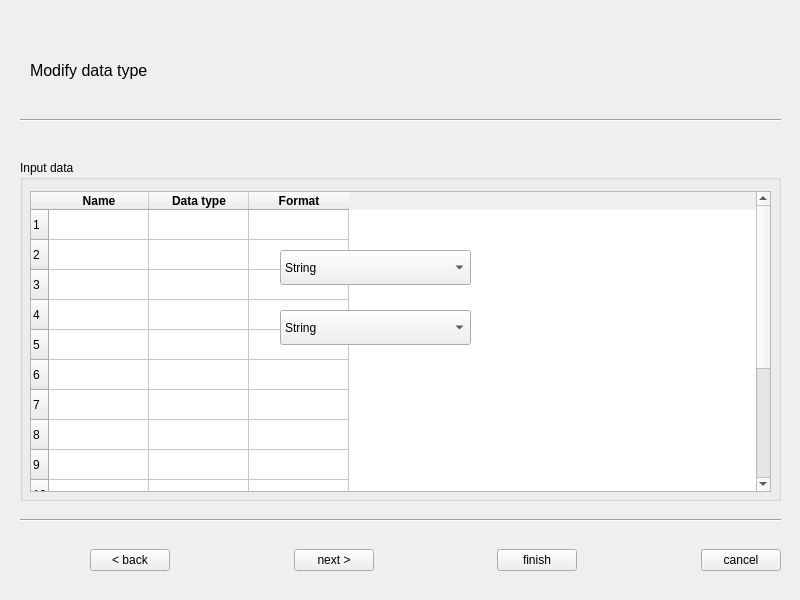
<?xml version="1.0" encoding="UTF-8"?>
<ui version="4.0">
 <class>Import Data</class>
 <widget class="QMainWindow" name="Import Data">
  <property name="geometry">
   <rect>
    <x>0</x>
    <y>0</y>
    <width>800</width>
    <height>600</height>
   </rect>
  </property>
  <property name="windowTitle">
   <string>MainWindow</string>
  </property>
  <widget class="QWidget" name="centralwidget">
   <widget class="QGroupBox" name="groupBox">
    <property name="geometry">
     <rect>
      <x>20</x>
      <y>160</y>
      <width>761</width>
      <height>341</height>
     </rect>
    </property>
    <property name="title">
     <string>Input data</string>
    </property>
    <widget class="QTableWidget" name="dataTypeChange">
     <property name="geometry">
      <rect>
       <x>10</x>
       <y>31</y>
       <width>741</width>
       <height>301</height>
      </rect>
     </property>
     <property name="rowCount">
      <number>15</number>
     </property>
     <row/>
     <row/>
     <row/>
     <row/>
     <row/>
     <row/>
     <row/>
     <row/>
     <row/>
     <row/>
     <row/>
     <row/>
     <row/>
     <row/>
     <row/>
     <column>
      <property name="text">
       <string>Name</string>
      </property>
      <property name="font">
       <font>
        <weight>75</weight>
        <bold>true</bold>
       </font>
      </property>
     </column>
     <column>
      <property name="text">
       <string>Data type</string>
      </property>
      <property name="font">
       <font>
        <weight>75</weight>
        <bold>true</bold>
       </font>
      </property>
     </column>
     <column>
      <property name="text">
       <string>Format</string>
      </property>
      <property name="font">
       <font>
        <weight>75</weight>
        <bold>true</bold>
       </font>
      </property>
     </column>
    </widget>
    <widget class="QComboBox" name="comboBox">
     <property name="geometry">
      <rect>
       <x>260</x>
       <y>90</y>
       <width>191</width>
       <height>35</height>
      </rect>
     </property>
     <property name="minimumSize">
      <size>
       <width>70</width>
       <height>35</height>
      </size>
     </property>
     <item>
      <property name="text">
       <string>String</string>
      </property>
     </item>
     <item>
      <property name="text">
       <string>Integer</string>
      </property>
     </item>
     <item>
      <property name="text">
       <string>Date/Time</string>
      </property>
     </item>
    </widget>
    <widget class="QComboBox" name="comboBox_2">
     <property name="geometry">
      <rect>
       <x>260</x>
       <y>150</y>
       <width>191</width>
       <height>35</height>
      </rect>
     </property>
     <property name="minimumSize">
      <size>
       <width>70</width>
       <height>35</height>
      </size>
     </property>
     <item>
      <property name="text">
       <string>String</string>
      </property>
     </item>
     <item>
      <property name="text">
       <string>Integer</string>
      </property>
     </item>
     <item>
      <property name="text">
       <string>Date/Time</string>
      </property>
     </item>
    </widget>
   </widget>
   <widget class="Line" name="line">
    <property name="geometry">
     <rect>
      <x>20</x>
      <y>510</y>
      <width>761</width>
      <height>20</height>
     </rect>
    </property>
    <property name="orientation">
     <enum>Qt::Horizontal</enum>
    </property>
   </widget>
   <widget class="QWidget" name="horizontalLayoutWidget_2">
    <property name="geometry">
     <rect>
      <x>90</x>
      <y>530</y>
      <width>691</width>
      <height>61</height>
     </rect>
    </property>
    <layout class="QHBoxLayout" name="horizontalLayout_2">
     <item>
      <widget class="QPushButton" name="backButton">
       <property name="text">
        <string>&lt; back</string>
       </property>
      </widget>
     </item>
     <item>
      <spacer name="horizontalSpacer">
       <property name="orientation">
        <enum>Qt::Horizontal</enum>
       </property>
       <property name="sizeHint" stdset="0">
        <size>
         <width>40</width>
         <height>20</height>
        </size>
       </property>
      </spacer>
     </item>
     <item>
      <widget class="QPushButton" name="nextButton">
       <property name="text">
        <string>next &gt;</string>
       </property>
      </widget>
     </item>
     <item>
      <spacer name="horizontalSpacer_5">
       <property name="orientation">
        <enum>Qt::Horizontal</enum>
       </property>
       <property name="sizeHint" stdset="0">
        <size>
         <width>40</width>
         <height>20</height>
        </size>
       </property>
      </spacer>
     </item>
     <item>
      <widget class="QPushButton" name="finishButton">
       <property name="text">
        <string>finish</string>
       </property>
      </widget>
     </item>
     <item>
      <spacer name="horizontalSpacer_3">
       <property name="orientation">
        <enum>Qt::Horizontal</enum>
       </property>
       <property name="sizeHint" stdset="0">
        <size>
         <width>40</width>
         <height>20</height>
        </size>
       </property>
      </spacer>
     </item>
     <item>
      <widget class="QPushButton" name="cancelButton">
       <property name="text">
        <string>cancel</string>
       </property>
      </widget>
     </item>
    </layout>
   </widget>
   <widget class="Line" name="line_2">
    <property name="geometry">
     <rect>
      <x>20</x>
      <y>110</y>
      <width>761</width>
      <height>20</height>
     </rect>
    </property>
    <property name="orientation">
     <enum>Qt::Horizontal</enum>
    </property>
   </widget>
   <widget class="QLabel" name="label">
    <property name="geometry">
     <rect>
      <x>30</x>
      <y>40</y>
      <width>301</width>
      <height>61</height>
     </rect>
    </property>
    <property name="font">
     <font>
      <pointsize>12</pointsize>
     </font>
    </property>
    <property name="text">
     <string>Modify data type</string>
    </property>
   </widget>
  </widget>
 </widget>
 <resources/>
 <connections/>
</ui>
